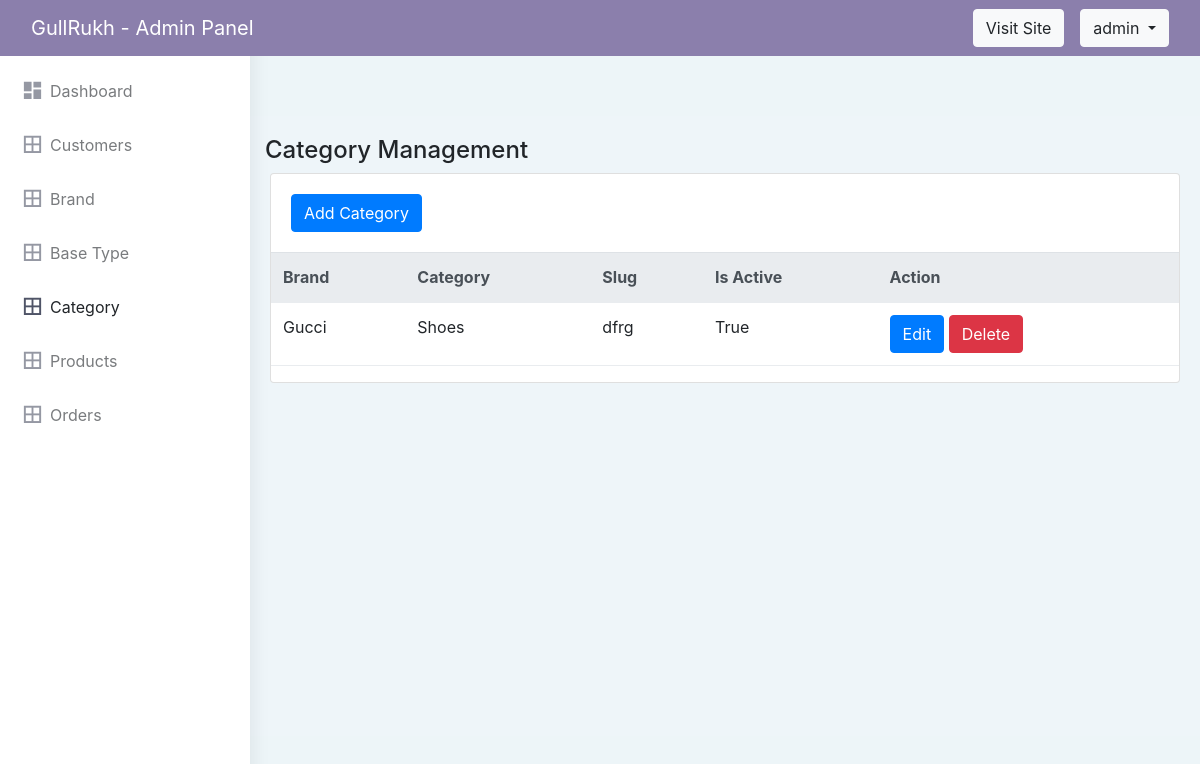
/addCategory/ (signed in), run on the app's committed database.
### store/models.py (models this page shows, shortened)
class Category(models.Model):
    brand = models.ForeignKey(Brand, verbose_name="Categoy Brand", on_delete=models.CASCADE, default=False)
    title = models.CharField(max_length=50, verbose_name="Category Title")
    slug = models.SlugField(max_length=55, verbose_name="Category Slug")
    description = models.TextField(blank=True, verbose_name="Category Description")
    category_image = models.ImageField(upload_to='category', blank=True, null=True, verbose_name="Category Image")
    is_active = models.BooleanField(verbose_name="Is Active?")
    is_featured = models.BooleanField(verbose_name="Is Featured?")
    created_at = models.DateTimeField(auto_now_add=True, verbose_name="Created Date")
    class Meta:
        verbose_name_plural = 'Categories'
        ordering = ('-created_at', )

class Brand(models.Model):
    name = models.CharField(max_length=150)
    brand_image = models.ImageField(upload_to='brand', blank=True, null=True)
    Date = models.DateTimeField()

### store/views.py (the view, shortened to what this page needs)
# urls.py: path('addCategory/', views.addCategory, name="addCategory"),
def addCategory(request):
    if not request.user.is_authenticated:
        return redirect('store:admin_login')
    categoryData = Category.objects.all()
    brands = Brand.objects.all()
    context = {
        'brands': brands,
        'categoryData': categoryData,
    }
    return render(request, 'admin/add_category.html', context)

### store/context_preprocessors.py (called while the page is built)
def store_menu(request):
    categories = Category.objects.filter(is_active=True)
    brands = Brand.objects.all()
    context = {
        'categories_menu': categories,
        'brands':brands,
    }
    return context

def cart_menu(request):
    if request.user.is_authenticated:
        cart_items= Cart.objects.filter(user=request.user)
        context = {
            'cart_items': cart_items,
        }
    else:
        context = {}
    return context

### templates/admin/add_category.html (shortened to what this page needs)
{% extends 'admin/admin_base.html' %}
{% load static %}
      {% block content %}
<link href="https://stackpath.bootstrapcdn.com/bootstrap/4.5.2/css/bootstrap.min.css" rel="stylesheet">
<div class="row">
    <h4>Category Management</h4>
    </div>
      <div class="row">
            <div class="col-12">
                <div class="card">
                  <div class="card-body">
                    <div class="header">
                        <button type="button" class="btn btn-primary" data-toggle="modal" data-target="#exampleModal">Add Category</button>
                    </div>
                  </div>
                  <div class="table-responsive">
                    <table class="table" id="example">
                      <thead class="thead-light">
                        <tr>
                          <th >Brand</th>
                          <th >Category</th>
                          <th >Slug</th>
                          <th >Is Active</th>
                          <th >Action</th>
                        </tr>
                      </thead>
                      <tbody>
                        {% for item in categoryData %}
                        <tr>
                          <td>{{item.brand.name}}</td>
                          <td>{{item.title}}</td>
                          <td>{{item.slug}}</td>
                          <td>{{item.is_active}}</td>
                            <td >
                                <a type="button" class="btn btn-primary" title="Edit"  data-toggle="modal" data-target="#editBrandModal-{{forloop.counter}}">Edit</a>
                                <a type="button" class="btn btn-danger" title="Delete" data-toggle="modal" data-target="#deleteBrandModal-{{forloop.counter}}">Delete</a>
                            </td>
                        </tr>
                        {% endfor %}
                      </tbody>
                    </table>
                  </div>
                </div>
              </div>
      </div>
      {% endblock content %}

### templates/admin/admin_base.html (shortened to what this page needs)
{% load static %}
<!DOCTYPE html>
<html dir="ltr" lang="en">
<head>
    <link rel="stylesheet" href="{% static 'vendor/nouislider/nouislider.min.css' %}">
    <link href="{% static 'admin_styles/assets/libs/chartist/dist/chartist.min.css' %}" rel="stylesheet" />
    <link href="{% static 'admin_styles/dist/css/style.min.css' %}" rel="stylesheet" />
    <link href="https://cdn.datatables.net/2.2.2/css/dataTables.dataTables.css" rel="stylesheet"/>
</head>
<body style="background-color: #edf5f8;">
    <div id="main-wrapper" data-layout="vertical" data-navbarbg="skin5" data-sidebartype="full" data-sidebar-position="absolute" data-header-position="absolute" data-boxed-layout="full">
        <nav class="navbar navbar-expand-lg navbar-dark" style="background-color: #8b7fac;">
            <div class="container-fluid">
                <a class="navbar-brand" href="{% url 'store:admin_index' %}">GullRukh - Admin Panel</a>
                <div class="d-flex align-items-center ms-auto">
                    <div>
                    <a href="{% url 'store:home' %}" type="button" class="btn btn-light position-relative me-3">Visit Site</a>
                    </div>
                    <div class="dropdown">
                        <a class="btn btn-light dropdown-toggle" href="#" role="button" data-bs-toggle="dropdown">
                            {{ request.user.username }}
                        </a>
                    </div>
                </div>
            </div>
        </nav>
        <aside class="left-sidebar d-lg-block d-none" data-sidebarbg="skin6">
            <div class="scroll-sidebar">
                <nav class="sidebar-nav">
                    <ul id="sidebarnav">
                        <li class="sidebar-item">
                            <a class="sidebar-link waves-effect waves-dark sidebar-link" href="{% url 'store:admin_index' %}" aria-expanded="false">
                                <i class="mdi mdi-view-dashboard"></i>
                                <span class="hide-menu">Dashboard</span>
                            </a>
                        </li>
                        <li class="sidebar-item">
                            <a class="sidebar-link waves-effect waves-dark sidebar-link" href="{% url 'store:allCustomers' %}" aria-expanded="false">
                                <i class="mdi mdi-border-all"></i>
                                <span class="hide-menu">Customers</span>
                            </a>
                        </li>
                        <li class="sidebar-item">
                            <a class="sidebar-link waves-effect waves-dark sidebar-link" href="{% url 'store:addBrand' %}" aria-expanded="false">
                                <i class="mdi mdi-border-all"></i>
                                <span class="hide-menu">Brand</span>
                            </a>
                        </li>
                         <li class="sidebar-item">
                            <a class="sidebar-link waves-effect waves-dark sidebar-link" href="{% url 'store:addBaseType' %}" aria-expanded="false">
                                <i class="mdi mdi-border-all"></i>
                                <span class="hide-menu">Base Type</span>
                            </a>
                        </li>
                        <li class="sidebar-item">
                            <a class="sidebar-link waves-effect waves-dark sidebar-link" href="{% url 'store:addCategory' %}" aria-expanded="false">
                                <i class="mdi mdi-border-all"></i>
                                <span class="hide-menu">Category</span>
                            </a>
                        </li>
                        <li class="sidebar-item">
                            <a class="sidebar-link waves-effect waves-dark sidebar-link" href="{% url 'store:addProduct' %}" aria-expanded="false">
                                <i class="mdi mdi-border-all"></i>
                                <span class="hide-menu">Products</span>
                            </a>
                        </li>
                        <li class="sidebar-item">
                            <a class="sidebar-link waves-effect waves-dark sidebar-link" href="{% url 'store:allOrders' %}" aria-expanded="false">
                                <i class="mdi mdi-border-all"></i>
                                <span class="hide-menu">Orders</span>
                            </a>
                        </li>
                    </ul>
                </nav>
            </div>
        </aside>
        <div class="page-wrapper">
            <div class="container-fluid">
                {% block content %}
                {% endblock content %}
            </div>
        </div>
    </div>
</body>
</html>

### templates/admin/admin_base.html (style rules this page uses)
.navbar { position: fixed; width: 100%; z-index: 1000; }
.page-wrapper { margin-top: 60px; }

### data on the page
Category: brand.name "Gucci", title "Shoes", slug "dfrg", is_active "True"

### other printed values
{{ request.user.username }} "admin"
